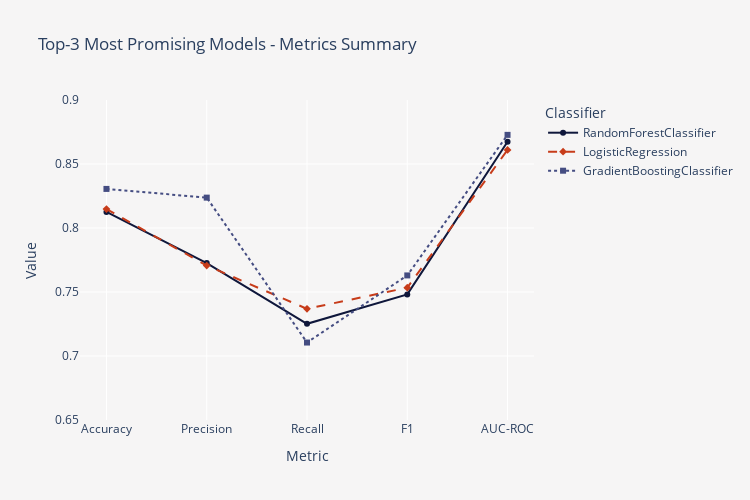

Here is the notebook cell this chart was saved with:
### Code cell
fig = px.line(
    metrics,
    markers=True,
    height=500,
    width=750,
    range_y=(0.65, 0.90),
    labels={"variable": "Classifier", "value": "Value", "index": "Metric"},
    title="Top-3 Most Promising Models - Metrics Summary",
    color="variable",
    line_dash="variable",
    symbol="variable",
    color_discrete_sequence=["#0f173b", "#c73c1a", "#454d82"],
    line_dash_sequence=["solid", "dash", "dot"],
)
fig.update_layout(
    plot_bgcolor=BACKGROUND_COLOR,
    paper_bgcolor=BACKGROUND_COLOR,
)
fig.show()

### Figure 1 — Plotly figure (JSON) as saved in the notebook; plotly's stock layout.template omitted (floating-point values rounded to 4 significant figures)
{"data": [{"hovertemplate": "Classifier=RandomForestClassifier<br>Metric=%{x}<br>Value=%{y}<extra></extra>", "legendgroup": "RandomForestClassifier", "line": {"color": "#0f173b", "dash": "solid"}, "marker": {"symbol": "circle"}, "mode": "markers+lines", "name": "RandomForestClassifier", "orientation": "v", "showlegend": true, "type": "scatter", "x": ["Accuracy", "Precision", "Recall", "F1", "AUC-ROC"], "xaxis": "x", "y": [0.8126, 0.7726, 0.7251, 0.7481, 0.8674], "yaxis": "y"}, {"hovertemplate": "Classifier=LogisticRegression<br>Metric=%{x}<br>Value=%{y}<extra></extra>", "legendgroup": "LogisticRegression", "line": {"color": "#c73c1a", "dash": "dash"}, "marker": {"symbol": "diamond"}, "mode": "markers+lines", "name": "LogisticRegression", "orientation": "v", "showlegend": true, "type": "scatter", "x": ["Accuracy", "Precision", "Recall", "F1", "AUC-ROC"], "xaxis": "x", "y": [0.8148, 0.7706, 0.7368, 0.7534, 0.861], "yaxis": "y"}, {"hovertemplate": "Classifier=GradientBoostingClassifier<br>Metric=%{x}<br>Value=%{y}<extra></extra>", "legendgroup": "GradientBoostingClassifier", "line": {"color": "#454d82", "dash": "dot"}, "marker": {"symbol": "square"}, "mode": "markers+lines", "name": "GradientBoostingClassifier", "orientation": "v", "showlegend": true, "type": "scatter", "x": ["Accuracy", "Precision", "Recall", "F1", "AUC-ROC"], "xaxis": "x", "y": [0.8305, 0.8237, 0.7105, 0.763, 0.8728], "yaxis": "y"}], "layout": {"height": 500, "legend": {"title": {"text": "Classifier"}, "tracegroupgap": 0}, "paper_bgcolor": "#F6F5F5", "plot_bgcolor": "#F6F5F5", "title": {"text": "Top-3 Most Promising Models - Metrics Summary"}, "width": 750, "xaxis": {"anchor": "y", "domain": [0, 1], "title": {"text": "Metric"}}, "yaxis": {"anchor": "x", "domain": [0, 1], "range": [0.65, 0.9], "title": {"text": "Value"}}}}
